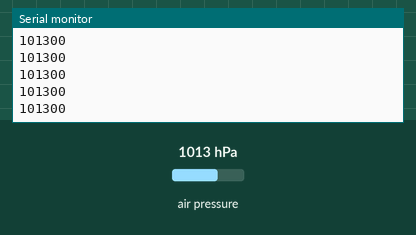
A sketch run on a simulated Arduino Uno, built with avr-gcc and run on an emulated ATmega328P. On the bench: the last lines printed to the serial monitor. Inputs (shaded band) come from the test bench; at power-on: air pressure 1013 hPa.

Above: at 1.2 s.
1.3 s: air pressure set to 952 hPa
At 2.2 s:
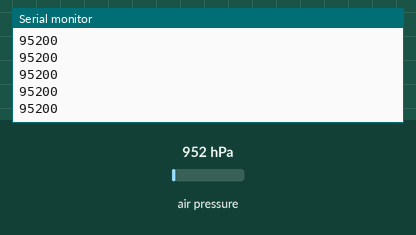
2.8 s: air pressure set to 975 hPa
At 3.4 s:
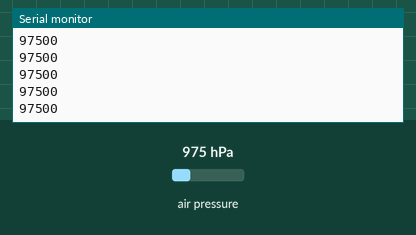
Timing chart, 0 to 5.8 s (numbered marks = the images above; inputs shaded):
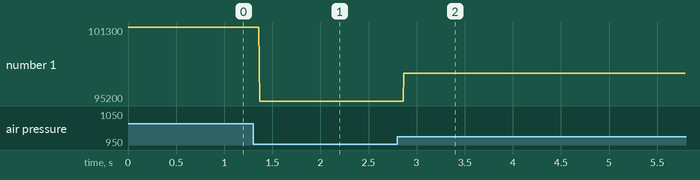

Measured:
- after the input at 1.3 s, the serial monitor: prints a new line after 0.07 s (image 1)
- after the input at 2.8 s, the serial monitor: prints a new line after 0.07 s (image 2)
- plotted number 1: 101300 → 95200 after the input at 1.3 s, 95200 → 97500 after the input at 2.8 s

The sketch:

simple.ino
```cpp
#include <MS5611.h>

MS5611 baro;
int32_t pressure;

void setup() {
  // Start barometer
  baro = MS5611();
  baro.begin();
  // Start serial (UART)
  Serial.begin(9600);
  delay(2);
}

void loop() {
  // Read pressure
  pressure = baro.getPressure();
  // Send pressure via serial (UART);
  Serial.println(pressure);
}
```
